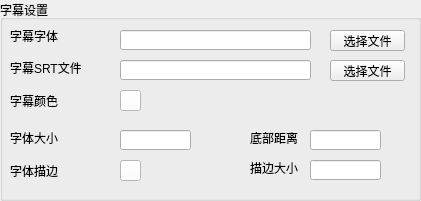
    <widget class="QGroupBox" name="groupBox_6">
     <property name="geometry">
      <rect>
       <x>440</x>
       <y>320</y>
       <width>421</width>
       <height>201</height>
      </rect>
     </property>
     <property name="title">
      <string>字幕设置</string>
     </property>
     <widget class="QLabel" name="label_32">
      <property name="geometry">
       <rect>
        <x>10</x>
        <y>30</y>
        <width>54</width>
        <height>12</height>
       </rect>
      </property>
      <property name="text">
       <string>字幕字体</string>
      </property>
     </widget>
     <widget class="QLabel" name="label_33">
      <property name="geometry">
       <rect>
        <x>10</x>
        <y>60</y>
        <width>71</width>
        <height>16</height>
       </rect>
      </property>
      <property name="text">
       <string>字幕SRT文件</string>
      </property>
     </widget>
     <widget class="QLabel" name="label_34">
      <property name="geometry">
       <rect>
        <x>10</x>
        <y>90</y>
        <width>54</width>
        <height>21</height>
       </rect>
      </property>
      <property name="text">
       <string>字幕颜色</string>
      </property>
     </widget>
     <widget class="QLabel" name="label_35">
      <property name="geometry">
       <rect>
        <x>10</x>
        <y>130</y>
        <width>54</width>
        <height>16</height>
       </rect>
      </property>
      <property name="text">
       <string>字体大小</string>
      </property>
     </widget>
     <widget class="QLabel" name="label_36">
      <property name="geometry">
       <rect>
        <x>10</x>
        <y>160</y>
        <width>54</width>
        <height>21</height>
       </rect>
      </property>
      <property name="text">
       <string>字体描边</string>
      </property>
     </widget>
     <widget class="QLabel" name="label_37">
      <property name="geometry">
       <rect>
        <x>250</x>
        <y>130</y>
        <width>54</width>
        <height>16</height>
       </rect>
      </property>
      <property name="text">
       <string>底部距离</string>
      </property>
     </widget>
     <widget class="QLabel" name="label_38">
      <property name="geometry">
       <rect>
        <x>250</x>
        <y>160</y>
        <width>54</width>
        <height>16</height>
       </rect>
      </property>
      <property name="text">
       <string>描边大小</string>
      </property>
     </widget>
     <widget class="QLineEdit" name="lineEdit_14">
      <property name="geometry">
       <rect>
        <x>120</x>
        <y>30</y>
        <width>191</width>
        <height>20</height>
       </rect>
      </property>
      <property name="focusPolicy">
       <enum>Qt::NoFocus</enum>
      </property>
     </widget>
     <widget class="QLineEdit" name="lineEdit_15">
      <property name="geometry">
       <rect>
        <x>120</x>
        <y>60</y>
        <width>191</width>
        <height>20</height>
       </rect>
      </property>
      <property name="focusPolicy">
       <enum>Qt::NoFocus</enum>
      </property>
     </widget>
     <widget class="QLineEdit" name="lineEdit_16">
      <property name="geometry">
       <rect>
        <x>120</x>
        <y>130</y>
        <width>71</width>
        <height>20</height>
       </rect>
      </property>
     </widget>
     <widget class="QLineEdit" name="lineEdit_17">
      <property name="geometry">
       <rect>
        <x>310</x>
        <y>130</y>
        <width>71</width>
        <height>20</height>
       </rect>
      </property>
     </widget>
     <widget class="QLineEdit" name="lineEdit_18">
      <property name="geometry">
       <rect>
        <x>310</x>
        <y>160</y>
        <width>71</width>
        <height>20</height>
       </rect>
      </property>
     </widget>
     <widget class="QToolButton" name="toolButton_3">
      <property name="geometry">
       <rect>
        <x>120</x>
        <y>90</y>
        <width>21</width>
        <height>21</height>
       </rect>
      </property>
      <property name="styleSheet">
       <string notr="true">background-color: rgb(255, 255, 255);</string>
      </property>
      <property name="text">
       <string/>
      </property>
     </widget>
     <widget class="QToolButton" name="toolButton_4">
      <property name="geometry">
       <rect>
        <x>120</x>
        <y>160</y>
        <width>21</width>
        <height>21</height>
       </rect>
      </property>
      <property name="styleSheet">
       <string notr="true">background-color: rgb(255, 255, 255);</string>
      </property>
      <property name="text">
       <string/>
      </property>
     </widget>
     <widget class="QPushButton" name="pushButton_5">
      <property name="geometry">
       <rect>
        <x>330</x>
        <y>30</y>
        <width>75</width>
        <height>21</height>
       </rect>
      </property>
      <property name="text">
       <string>选择文件</string>
      </property>
     </widget>
     <widget class="QPushButton" name="pushButton_6">
      <property name="geometry">
       <rect>
        <x>330</x>
        <y>60</y>
        <width>75</width>
        <height>21</height>
       </rect>
      </property>
      <property name="text">
       <string>选择文件</string>
      </property>
     </widget>
    </widget>
